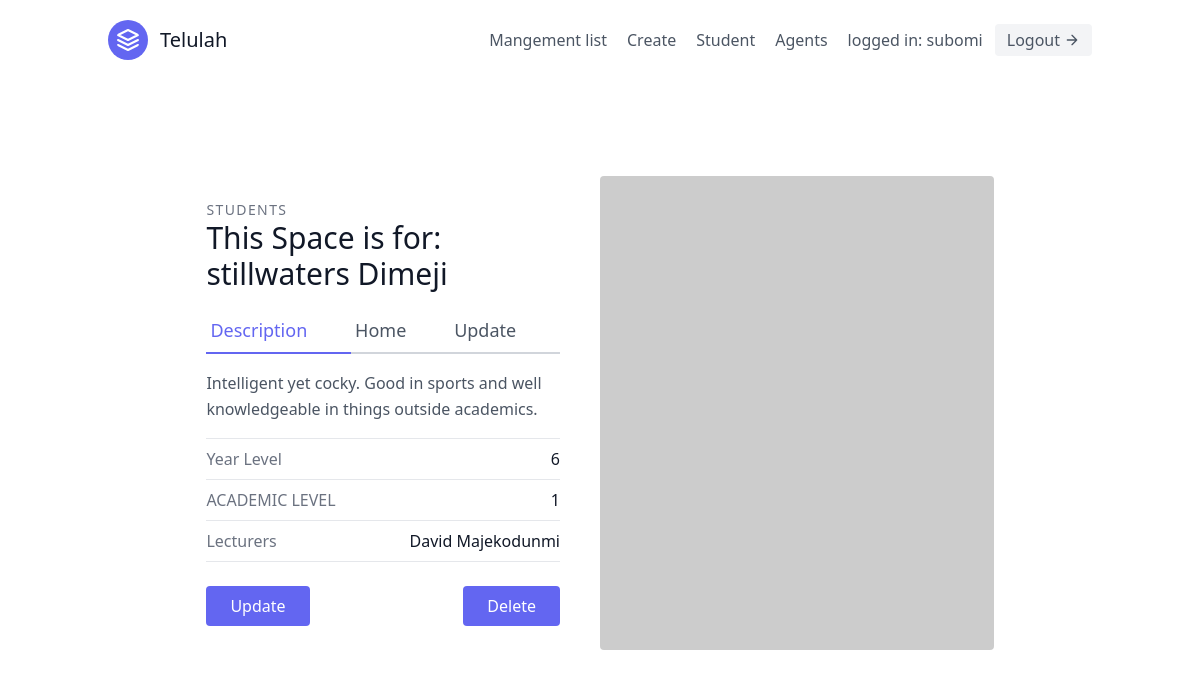
Before: /app/students/2 (signed in) with the older database file.
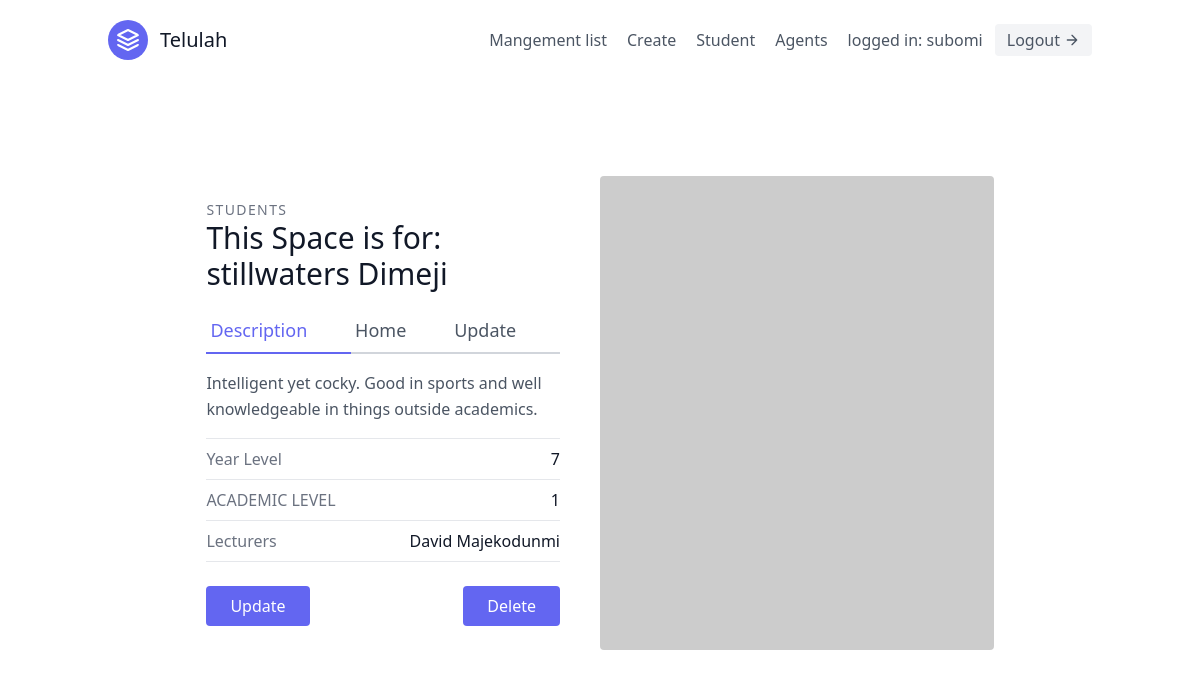
After: the same page with the newer database file.
### app/models.py (models this page shows, shortened)
class User(AbstractUser):
    is_organisor = models.BooleanField(default=True)
    is_agent = models.BooleanField(default=False)
    is_admin=models.BooleanField('Is Admin',default=False)
    is_customer=models.BooleanField('Is Customer',default=True)
    class Meta(AbstractUser.Meta):
        swappable = 'AUTH_USER_MODEL'

class Students(models.Model):
    name = models.CharField(max_length=20)
    email = models.EmailField(max_length=50)
    Lecturers = models.ForeignKey(Lecturers, on_delete=models.CASCADE, null=True)
    year_level = models.CharField(choices=LEVEL, max_length=1)
    academic_level = models.CharField(choices=ACADEMIC_LEVEL, max_length=1)
    description = models.TextField()

class Lecturers(models.Model):
    name = models.CharField(max_length=20)
    email = models.EmailField(max_length=25)
    subjects_taught = models.CharField(choices=SUBJECTS, max_length=200)
    salary = models.IntegerField(max_length=200)
    level_of_expertise = models.CharField(choices=LEVEL_OF_EXPERTISE, max_length=1)
    years_of_experience = models.IntegerField()
    def salary(self):
        return self.salary
    def __str__(self):
        return self.name

### app/views.py (the view)
# urls.py: path('students/<int:pk>', app_student_detail, name='student_detail'),
@login_required
def app_student_detail(request, pk):
    model = Students.objects.get(id=pk)
    context = {
        'students': model
    }
    return render(request, 'app_student_list.html', context=context)

### app/templates/app_student_list.html
{% extends "base.html" %}
{% block content %}
<section class="text-gray-600 body-font overflow-hidden">
  <div class="container px-5 py-24 mx-auto">
    <div class="lg:w-4/5 mx-auto flex flex-wrap">
      <div class="lg:w-1/2 w-full lg:pr-10 lg:py-6 mb-6 lg:mb-0">
        <h2 class="text-sm title-font text-gray-500 tracking-widest">STUDENTS</h2>
        <h1 class="text-gray-900 text-3xl title-font font-medium mb-4">This Space is for: {{students.name}}</h1>
        <div class="flex mb-4">
          <a class="flex-grow text-indigo-500 border-b-2 border-indigo-500 py-2 text-lg px-1">Description</a>
          <a href='/' class="flex-grow border-b-2 border-gray-300 py-2 text-lg px-1">Home</a>
          <a href='{% url 'apps:student_update' user.pk %}' class="flex-grow border-b-2 border-gray-300 py-2 text-lg px-1">Update</a>
        </div>
        <p class="leading-relaxed mb-4">{{students.description}}</p>
        <div class="flex border-t border-gray-200 py-2">
          <span class="text-gray-500">Year Level</span>
          <span class="ml-auto text-gray-900">{{students.year_level}}</span>
        </div>
        <div class="flex border-t border-gray-200 py-2">
          <span class="text-gray-500">ACADEMIC LEVEL</span>
          <span class="ml-auto text-gray-900">{{students.academic_level}}</span>
        </div>
        <div class="flex border-t border-b mb-6 border-gray-200 py-2">
          <span class="text-gray-500">Lecturers</span>
          <span class="ml-auto text-gray-900">{{students.Lecturers}}</span>
        </div>
        <div class="flex">
          <button class="flex text-white bg-indigo-500 border-0 py-2 px-6 focus:outline-none hover:bg-indigo-600 rounded"><a href='{% url 'apps:student_update' user.pk %}'>Update</a></button>
          <button class="flex ml-auto text-white bg-indigo-500 border-0 py-2 px-6 focus:outline-none hover:bg-indigo-600 rounded"><a href='{% url 'apps:student_delete' user.pk %}'>Delete</a></button>
        </div>
      </div>
      <img alt="ecommerce" class="lg:w-1/2 w-full lg:h-auto h-64 object-cover object-center rounded" src="https://dummyimage.com/400x400">
    </div>
  </div>
</section>
{% endblock content %}

### app/templates/base.html (shortened to what this page needs)
{%load static %}
<!DOCTYPE html>
<html>
    <head>
        <script src="https://cdn.tailwindcss.com?plugins=forms,typography,aspect-ratio,line-clamp"></script>
        <link rel="stylesheet" href="{% static 'css/style.css'%}">
    </head>
    <body>
        {%include 'navbar.html'%}
        {% block content %}
        {% endblock content %}
    </body>
</html>

### app/templates/navbar.html (shortened to what this page needs)
<header class="text-gray-600 body-font">
  <div class="container mx-auto flex flex-wrap p-5 flex-col md:flex-row items-center">
    <a href='/'class="flex title-font font-medium items-center text-gray-900 mb-4 md:mb-0">
      <svg xmlns="http://www.w3.org/2000/svg" fill="none" stroke="currentColor" stroke-linecap="round" stroke-linejoin="round" stroke-width="2" class="w-10 h-10 text-white p-2 bg-indigo-500 rounded-full" viewBox="0 0 24 24">
        <path d="M12 2L2 7l10 5 10-5-10-5zM2 17l10 5 10-5M2 12l10 5 10-5"></path>
      </svg>
      <span class="ml-3 text-xl">Telulah</span>
    </a>
    <nav class="md:ml-auto flex flex-wrap items-center text-base justify-center">
      <a href='{% url 'apps:home' %}' class="mr-5 hover:text-gray-900">Mangement list</a>
      {% if not request.user.is_authenticated %}
      <a href="{% url 'signup'%}" class="mr-5 hover:text-gray-900">Signup</a>
      {%else%}
            <a href='{%url 'apps:create'%}' class="mr-5 hover:text-gray-900">Create</a>
            <a href='{% url 'apps:stu' %}' class="mr-5 hover:text-gray-900">Student</a>
            {% if request.user.is_organisor %}
            <a href='{% url 'agents:agents' %}' class="mr-5 hover:text-gray-900">Agents</a>
            {% endif %}
      {% endif %}
    </nav>
    {% if request.user.is_authenticated %}
       logged in: {{request.user.username}}
      <button class="ml-3 inline-flex items-center bg-gray-100 border-0 py-1 px-3 focus:outline-none hover:bg-gray-200 rounded text-base mt-4 md:mt-0"><a href="{% url 'logout'%}">Logout</a>
      <svg fill="none" stroke="currentColor" stroke-linecap="round" stroke-linejoin="round" stroke-width="2" class="w-4 h-4 ml-1" viewBox="0 0 24 24">
        <path d="M5 12h14M12 5l7 7-7 7"></path>
      </svg>
    </button>
    {% endif %}
  </div>
</header>

Changed rows visible on the page:
changed Students "stillwaters Dimeji": year_level "6" → "7"
